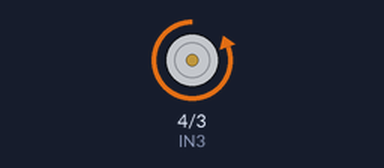
Bench run of a sketch on a simulated Arduino Uno, built with avr-gcc and run on an emulated ATmega328P. On the bench: motor-driver pin pairs drawn as motors (green arrow = first pin HIGH = forward, orange = second pin HIGH = backward, longer = more drive, scaled by the enable pin).

Above: at 0.7 s.
At 5.2 s:
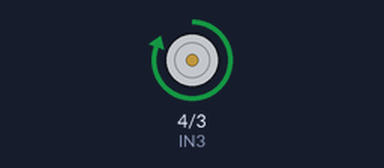
Timing chart, 0 to 6.9 s (numbered marks = the images above):
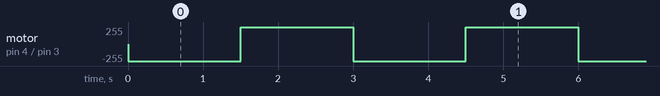

The sketch:

PWM_motorDC.ino
```cpp
int IN3 = 4;
int IN4 = 3;
int EN1 = 6;

void setup()
{
  pinMode (IN4, OUTPUT);    // Input4 conectada al pin 4
  pinMode (IN3, OUTPUT);    // Input3 conectada al pin 5
  pinMode (EN1, OUTPUT);
}

void loop()
{
  // Motor gira en un sentido
  digitalWrite (IN4, HIGH);
  digitalWrite (IN3, LOW);
   analogWrite(EN1,255);
  delay(1500);
  // Motor gira en sentido inverso
  digitalWrite (IN4, LOW);
  digitalWrite (IN3, HIGH);
  analogWrite(EN1,255);
  delay(1500);
}
```

Measured:
- by itself, motor on pin 4 (IN3) / pin 3 (IN4): alternates forward 255/255 for 1.5 s and backward 255/255 for 1.5 s
